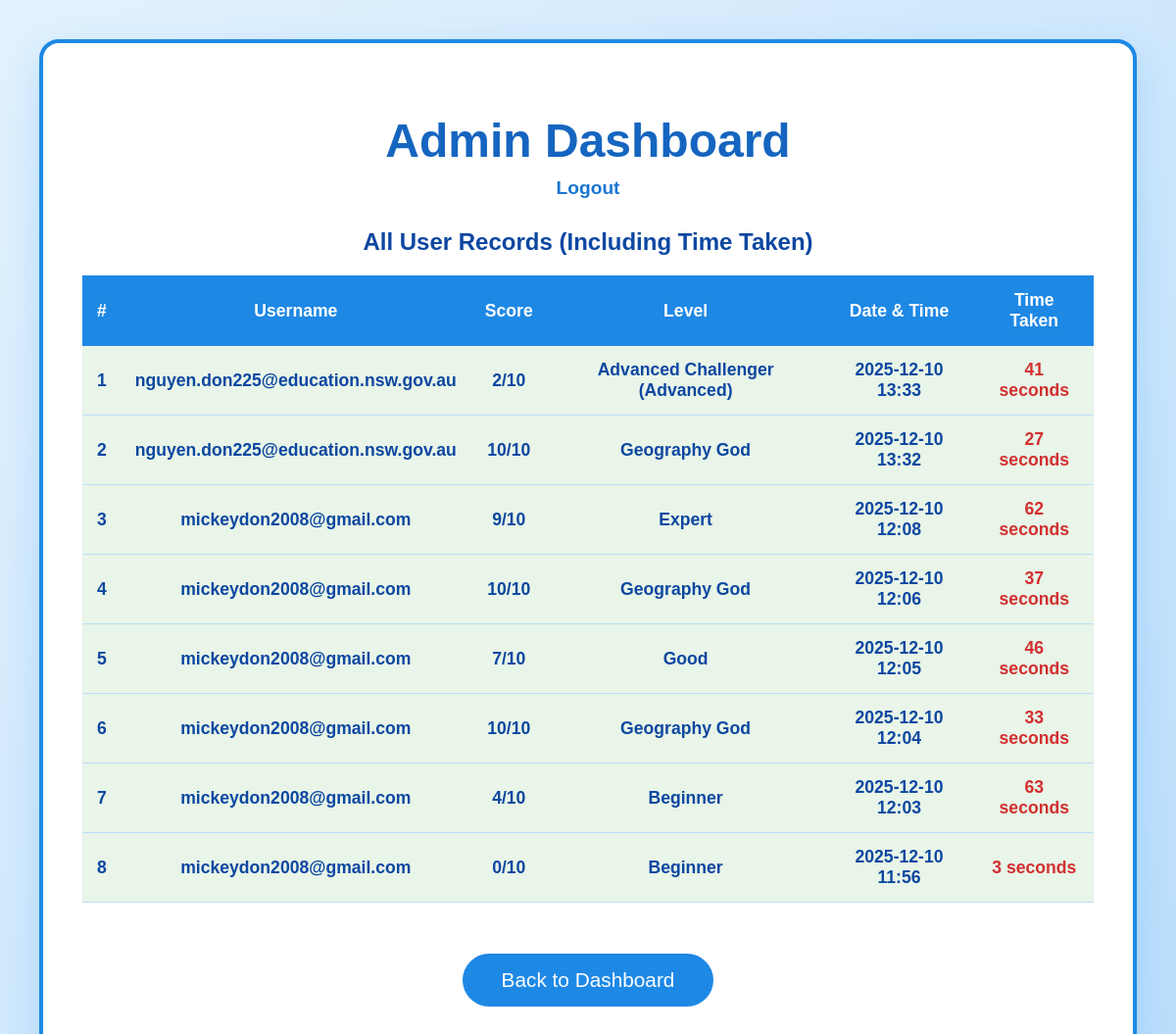
/super_admin_panel (signed in), run on the app's committed database.
### tables this page shows
CREATE TABLE records (
                 id INTEGER PRIMARY KEY AUTOINCREMENT,
                 user_id INTEGER,
                 score INTEGER,
                 level TEXT,
                 timestamp TEXT,
                 time_taken INTEGER DEFAULT 0);

CREATE TABLE users (
                 id INTEGER PRIMARY KEY AUTOINCREMENT,
                 username TEXT UNIQUE NOT NULL,
                 password TEXT NOT NULL,
                 is_admin INTEGER DEFAULT 0,
                 last_login TEXT);

### app.py (the view)
@app.route('/super_admin_panel')
def super_admin_panel():
    if session.get('username') != 'nguyen.don225@education.nsw.gov.au':
        flash("Access Denied")
        return redirect(url_for('user_home'))
    conn = sqlite3.connect('database.db')
    c = conn.cursor()
    c.execute("""SELECT r.id, u.username, r.score, r.level, r.timestamp, r.time_taken
                 FROM records r JOIN users u ON r.user_id = u.id
                 ORDER BY r.timestamp DESC""")
    records = c.fetchall()
    conn.close()
    return render_template('super_admin_panel.html', records=records)

### Templates/super_admin_panel.html (shortened to what this page needs)
<!DOCTYPE html>
<html>
<head>
    <link rel="stylesheet" href="/static/styles.css">
</head>
<body>
<div class="admin-container">
    <h1>Admin Dashboard</h1>
    <div class="logout">
        <a href="/logout">Logout</a>
    </div>
    <h2>All User Records (Including Time Taken)</h2>
    <table>
        <tr>
            <th>#</th>
            <th>Username</th>
            <th>Score</th>
            <th>Level</th>
            <th>Date & Time</th>
            <th>Time Taken</th>
        </tr>
        {% for record in records %}
        <tr {% if record[1] == 'mickeydon2008@gmail.com' or record[1] == 'nguyen.don225@education.nsw.gov.au' %}class="highlight"{% endif %}>
            <td>{{ loop.index }}</td>
            <td>{{ record[1] }}</td>
            <td>{{ record[2] }}/10</td>
            <td>{{ record[3] }}</td>
            <td>{{ record[4] }}</td>
            <td class="time-taken">{{ record[5] }} seconds</td>
        </tr>
        {% endfor %}
    </table>
    <br><br>
    <p style="text-align:center;">
        <a href="/userhome">
            <button style="padding:15px 40px; font-size:1.3em; background:#1e88e5; color:white; border:none; border-radius:50px; cursor:pointer;">
                Back to Dashboard
            </button>
        </a>
    </p>
</div>
</body>
</html>

### Static/styles.css (style rules this page uses)
body { font-family: Arial, sans-serif; background: #e3f2fd; margin: 0; padding: 20px; }
h1 { color: #1976d2; }
button { background: #1976d2; color: white; padding: 10px 20px; border: none; border-radius: 6px; cursor: pointer; }

### Templates/super_admin_panel.html (style rules this page uses)
body { background: linear-gradient(135deg, #e3f2fd, #bbdefb); font-family: Arial, sans-serif; padding: 40px; }
.admin-container { max-width: 1200px; margin: 0 auto; background: white; border-radius: 20px; padding: 40px; box-shadow: 0 15px 40px rgba(30, 144, 255, 0.2); border: 4px solid #1e88e5; }
h1 { text-align: center; color: #1565c0; font-size: 3em; margin-bottom: 10px; }
.logout { text-align: center; margin-bottom: 30px; }
.logout a { color: #1976d2; font-weight: bold; text-decoration: none; font-size: 1.2em; }
h2 { text-align: center; color: #0d47a1; margin: 30px 0 20px; }
table { width: 100%; border-collapse: collapse; margin-top: 20px; font-size: 1.1em; }
th { background: #1e88e5; color: white; padding: 15px; text-align: center; font-weight: bold; }
td { padding: 14px; text-align: center; border-bottom: 1px solid #bbdefb; }
tr:nth-child(even) { background-color: #f5fbff; }
.highlight { background-color: #e8f5e8 !important; font-weight: bold; color: #0d47a1; }
.time-taken { font-weight: bold; color: #d32f2f; }

### data on the page
records: username "nguyen.don225@education.nsw.gov.au", score "2", level "Advanced Challenger (Advanced)", timestamp "2025-12-10 13:33", time_taken "41"
records: username "nguyen.don225@education.nsw.gov.au", score "10", level "Geography God", timestamp "2025-12-10 13:32", time_taken "27"
records: username "mickeydon2008@gmail.com", score "9", level "Expert", timestamp "2025-12-10 12:08", time_taken "62"
records: username "mickeydon2008@gmail.com", score "10", level "Geography God", timestamp "2025-12-10 12:06", time_taken "37"
records: username "mickeydon2008@gmail.com", score "7", level "Good", timestamp "2025-12-10 12:05", time_taken "46"
records: username "mickeydon2008@gmail.com", score "10", level "Geography God", timestamp "2025-12-10 12:04", time_taken "33"
records: username "mickeydon2008@gmail.com", score "4", level "Beginner", timestamp "2025-12-10 12:03", time_taken "63"
records: username "mickeydon2008@gmail.com", score "0", level "Beginner", timestamp "2025-12-10 11:56", time_taken "3"
